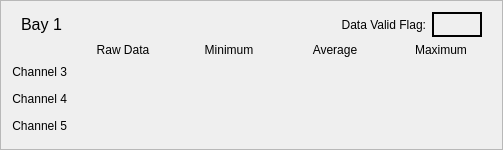
                      <widget class="QFrame" name="frame_6">
                       <property name="minimumSize">
                        <size>
                         <width>0</width>
                         <height>0</height>
                        </size>
                       </property>
                       <property name="maximumSize">
                        <size>
                         <width>500</width>
                         <height>16777215</height>
                        </size>
                       </property>
                       <property name="frameShape">
                        <enum>QFrame::StyledPanel</enum>
                       </property>
                       <property name="frameShadow">
                        <enum>QFrame::Raised</enum>
                       </property>
                       <layout class="QGridLayout" name="gridLayout_8">
                        <item row="1" column="0">
                         <layout class="QGridLayout" name="gridLayout_7">
                          <property name="verticalSpacing">
                           <number>2</number>
                          </property>
                          <item row="1" column="1">
                           <widget class="PyDMLabel" name="PyDMLabel_24">
                            <property name="minimumSize">
                             <size>
                              <width>100</width>
                              <height>25</height>
                             </size>
                            </property>
                            <property name="toolTip">
                             <string/>
                            </property>
                            <property name="alignment">
                             <set>Qt::AlignCenter</set>
                            </property>
                            <property name="showUnits" stdset="0">
                             <bool>true</bool>
                            </property>
                            <property name="alarmSensitiveContent" stdset="0">
                             <bool>true</bool>
                            </property>
                            <property name="channel" stdset="0">
                             <string>ca://${P}:ADC_DATA_3</string>
                            </property>
                            <property name="displayFormat" stdset="0">
                             <enum>PyDMLabel::Default</enum>
                            </property>
                           </widget>
                          </item>
                          <item row="0" column="1">
                           <widget class="QLabel" name="label_24">
                            <property name="text">
                             <string>Raw Data</string>
                            </property>
                            <property name="alignment">
                             <set>Qt::AlignCenter</set>
                            </property>
                           </widget>
                          </item>
                          <item row="0" column="2">
                           <widget class="QLabel" name="label_25">
                            <property name="text">
                             <string>Minimum</string>
                            </property>
                            <property name="alignment">
                             <set>Qt::AlignCenter</set>
                            </property>
                           </widget>
                          </item>
                          <item row="1" column="0">
                           <widget class="QLabel" name="label_21">
                            <property name="text">
                             <string>Channel 3</string>
                            </property>
                            <property name="alignment">
                             <set>Qt::AlignRight|Qt::AlignTrailing|Qt::AlignVCenter</set>
                            </property>
                           </widget>
                          </item>
                          <item row="1" column="2">
                           <widget class="PyDMLabel" name="PyDMLabel_27">
                            <property name="minimumSize">
                             <size>
                              <width>100</width>
                              <height>25</height>
                             </size>
                            </property>
                            <property name="toolTip">
                             <string/>
                            </property>
                            <property name="alignment">
                             <set>Qt::AlignCenter</set>
                            </property>
                            <property name="showUnits" stdset="0">
                             <bool>true</bool>
                            </property>
                            <property name="alarmSensitiveContent" stdset="0">
                             <bool>true</bool>
                            </property>
                            <property name="channel" stdset="0">
                             <string>ca://${P}:ANA_MIN_VAL_3</string>
                            </property>
                            <property name="displayFormat" stdset="0">
                             <enum>PyDMLabel::Default</enum>
                            </property>
                           </widget>
                          </item>
                          <item row="3" column="2">
                           <widget class="PyDMLabel" name="PyDMLabel_29">
                            <property name="minimumSize">
                             <size>
                              <width>100</width>
                              <height>25</height>
                             </size>
                            </property>
                            <property name="toolTip">
                             <string/>
                            </property>
                            <property name="alignment">
                             <set>Qt::AlignCenter</set>
                            </property>
                            <property name="showUnits" stdset="0">
                             <bool>true</bool>
                            </property>
                            <property name="alarmSensitiveContent" stdset="0">
                             <bool>true</bool>
                            </property>
                            <property name="channel" stdset="0">
                             <string>ca://${P}:ANA_MIN_VAL_5</string>
                            </property>
                            <property name="displayFormat" stdset="0">
                             <enum>PyDMLabel::Default</enum>
                            </property>
                           </widget>
                          </item>
                          <item row="2" column="3">
                           <widget class="PyDMLabel" name="PyDMLabel_31">
                            <property name="minimumSize">
                             <size>
                              <width>100</width>
                              <height>25</height>
                             </size>
                            </property>
                            <property name="toolTip">
                             <string/>
                            </property>
                            <property name="alignment">
                             <set>Qt::AlignCenter</set>
                            </property>
                            <property name="showUnits" stdset="0">
                             <bool>true</bool>
                            </property>
                            <property name="alarmSensitiveContent" stdset="0">
                             <bool>true</bool>
                            </property>
                            <property name="channel" stdset="0">
                             <string>ca://${P}:ANA_AVG_VAL_4</string>
                            </property>
                            <property name="displayFormat" stdset="0">
                             <enum>PyDMLabel::Default</enum>
                            </property>
                           </widget>
                          </item>
                          <item row="3" column="3">
                           <widget class="PyDMLabel" name="PyDMLabel_32">
                            <property name="minimumSize">
                             <size>
                              <width>100</width>
                              <height>25</height>
                             </size>
                            </property>
                            <property name="toolTip">
                             <string/>
                            </property>
                            <property name="alignment">
                             <set>Qt::AlignCenter</set>
                            </property>
                            <property name="showUnits" stdset="0">
                             <bool>true</bool>
                            </property>
                            <property name="alarmSensitiveContent" stdset="0">
                             <bool>true</bool>
                            </property>
                            <property name="channel" stdset="0">
                             <string>ca://${P}:ANA_AVG_VAL_5</string>
                            </property>
                            <property name="displayFormat" stdset="0">
                             <enum>PyDMLabel::Default</enum>
                            </property>
                           </widget>
                          </item>
                          <item row="2" column="1">
                           <widget class="PyDMLabel" name="PyDMLabel_25">
                            <property name="minimumSize">
                             <size>
                              <width>100</width>
                              <height>25</height>
                             </size>
                            </property>
                            <property name="toolTip">
                             <string/>
                            </property>
                            <property name="alignment">
                             <set>Qt::AlignCenter</set>
                            </property>
                            <property name="showUnits" stdset="0">
                             <bool>true</bool>
                            </property>
                            <property name="alarmSensitiveContent" stdset="0">
                             <bool>true</bool>
                            </property>
                            <property name="channel" stdset="0">
                             <string>ca://${P}:ADC_DATA_4</string>
                            </property>
                            <property name="displayFormat" stdset="0">
                             <enum>PyDMLabel::Default</enum>
                            </property>
                           </widget>
                          </item>
                          <item row="3" column="1">
                           <widget class="PyDMLabel" name="PyDMLabel_26">
                            <property name="minimumSize">
                             <size>
                              <width>100</width>
                              <height>25</height>
                             </size>
                            </property>
                            <property name="toolTip">
                             <string/>
                            </property>
                            <property name="alignment">
                             <set>Qt::AlignCenter</set>
                            </property>
                            <property name="showUnits" stdset="0">
                             <bool>true</bool>
                            </property>
                            <property name="alarmSensitiveContent" stdset="0">
                             <bool>true</bool>
                            </property>
                            <property name="channel" stdset="0">
                             <string>ca://${P}:ADC_DATA_5</string>
                            </property>
                            <property name="displayFormat" stdset="0">
                             <enum>PyDMLabel::Default</enum>
                            </property>
                           </widget>
                          </item>
                          <item row="0" column="3">
                           <widget class="QLabel" name="label_26">
                            <property name="text">
                             <string>Average</string>
                            </property>
                            <property name="alignment">
                             <set>Qt::AlignCenter</set>
                            </property>
                           </widget>
                          </item>
                          <item row="3" column="0">
                           <widget class="QLabel" name="label_23">
                            <property name="text">
                             <string>Channel 5</string>
                            </property>
                            <property name="alignment">
                             <set>Qt::AlignRight|Qt::AlignTrailing|Qt::AlignVCenter</set>
                            </property>
                           </widget>
                          </item>
                          <item row="2" column="2">
                           <widget class="PyDMLabel" name="PyDMLabel_28">
                            <property name="minimumSize">
                             <size>
                              <width>100</width>
                              <height>25</height>
                             </size>
                            </property>
                            <property name="toolTip">
                             <string/>
                            </property>
                            <property name="alignment">
                             <set>Qt::AlignCenter</set>
                            </property>
                            <property name="showUnits" stdset="0">
                             <bool>true</bool>
                            </property>
                            <property name="alarmSensitiveContent" stdset="0">
                             <bool>true</bool>
                            </property>
                            <property name="channel" stdset="0">
                             <string>ca://${P}:ANA_MIN_VAL_4</string>
                            </property>
                            <property name="displayFormat" stdset="0">
                             <enum>PyDMLabel::Default</enum>
                            </property>
                           </widget>
                          </item>
                          <item row="1" column="3">
                           <widget class="PyDMLabel" name="PyDMLabel_30">
                            <property name="minimumSize">
                             <size>
                              <width>100</width>
                              <height>25</height>
                             </size>
                            </property>
                            <property name="toolTip">
                             <string/>
                            </property>
                            <property name="alignment">
                             <set>Qt::AlignCenter</set>
                            </property>
                            <property name="showUnits" stdset="0">
                             <bool>true</bool>
                            </property>
                            <property name="alarmSensitiveContent" stdset="0">
                             <bool>true</bool>
                            </property>
                            <property name="channel" stdset="0">
                             <string>ca://${P}:ANA_AVG_VAL_3</string>
                            </property>
                            <property name="displayFormat" stdset="0">
                             <enum>PyDMLabel::Default</enum>
                            </property>
                           </widget>
                          </item>
                          <item row="2" column="0">
                           <widget class="QLabel" name="label_22">
                            <property name="text">
                             <string>Channel 4</string>
                            </property>
                            <property name="alignment">
                             <set>Qt::AlignRight|Qt::AlignTrailing|Qt::AlignVCenter</set>
                            </property>
                           </widget>
                          </item>
                          <item row="0" column="4">
                           <widget class="QLabel" name="label_27">
                            <property name="text">
                             <string>Maximum</string>
                            </property>
                            <property name="alignment">
                             <set>Qt::AlignCenter</set>
                            </property>
                           </widget>
                          </item>
                          <item row="1" column="4">
                           <widget class="PyDMLabel" name="PyDMLabel_33">
                            <property name="minimumSize">
                             <size>
                              <width>100</width>
                              <height>25</height>
                             </size>
                            </property>
                            <property name="toolTip">
                             <string/>
                            </property>
                            <property name="alignment">
                             <set>Qt::AlignCenter</set>
                            </property>
                            <property name="showUnits" stdset="0">
                             <bool>true</bool>
                            </property>
                            <property name="alarmSensitiveContent" stdset="0">
                             <bool>true</bool>
                            </property>
                            <property name="channel" stdset="0">
                             <string>ca://${P}:ANA_MAX_VAL_3</string>
                            </property>
                            <property name="displayFormat" stdset="0">
                             <enum>PyDMLabel::Default</enum>
                            </property>
                           </widget>
                          </item>
                          <item row="2" column="4">
                           <widget class="PyDMLabel" name="PyDMLabel_34">
                            <property name="minimumSize">
                             <size>
                              <width>100</width>
                              <height>25</height>
                             </size>
                            </property>
                            <property name="toolTip">
                             <string/>
                            </property>
                            <property name="alignment">
                             <set>Qt::AlignCenter</set>
                            </property>
                            <property name="showUnits" stdset="0">
                             <bool>true</bool>
                            </property>
                            <property name="alarmSensitiveContent" stdset="0">
                             <bool>true</bool>
                            </property>
                            <property name="channel" stdset="0">
                             <string>ca://${P}:ANA_MAX_VAL_4</string>
                            </property>
                            <property name="displayFormat" stdset="0">
                             <enum>PyDMLabel::Default</enum>
                            </property>
                           </widget>
                          </item>
                          <item row="3" column="4">
                           <widget class="PyDMLabel" name="PyDMLabel_35">
                            <property name="minimumSize">
                             <size>
                              <width>100</width>
                              <height>25</height>
                             </size>
                            </property>
                            <property name="toolTip">
                             <string/>
                            </property>
                            <property name="alignment">
                             <set>Qt::AlignCenter</set>
                            </property>
                            <property name="showUnits" stdset="0">
                             <bool>true</bool>
                            </property>
                            <property name="alarmSensitiveContent" stdset="0">
                             <bool>true</bool>
                            </property>
                            <property name="channel" stdset="0">
                             <string>ca://${P}:ANA_MAX_VAL_5</string>
                            </property>
                            <property name="displayFormat" stdset="0">
                             <enum>PyDMLabel::Default</enum>
                            </property>
                           </widget>
                          </item>
                         </layout>
                        </item>
                        <item row="0" column="0">
                         <widget class="QFrame" name="frame_3">
                          <property name="minimumSize">
                           <size>
                            <width>0</width>
                            <height>25</height>
                           </size>
                          </property>
                          <property name="frameShape">
                           <enum>QFrame::NoFrame</enum>
                          </property>
                          <property name="frameShadow">
                           <enum>QFrame::Raised</enum>
                          </property>
                          <layout class="QHBoxLayout" name="horizontalLayout_10">
                           <property name="topMargin">
                            <number>0</number>
                           </property>
                           <property name="bottomMargin">
                            <number>0</number>
                           </property>
                           <item>
                            <layout class="QHBoxLayout" name="horizontalLayout_9">
                             <item>
                              <widget class="QLabel" name="label_28">
                               <property name="font">
                                <font>
                                 <pointsize>12</pointsize>
                                </font>
                               </property>
                               <property name="text">
                                <string>Bay 1</string>
                               </property>
                              </widget>
                             </item>
                             <item>
                              <spacer name="horizontalSpacer_5">
                               <property name="orientation">
                                <enum>Qt::Horizontal</enum>
                               </property>
                               <property name="sizeHint" stdset="0">
                                <size>
                                 <width>40</width>
                                 <height>20</height>
                                </size>
                               </property>
                              </spacer>
                             </item>
                             <item>
                              <widget class="QLabel" name="label_29">
                               <property name="text">
                                <string>Data Valid Flag:</string>
                               </property>
                               <property name="alignment">
                                <set>Qt::AlignRight|Qt::AlignTrailing|Qt::AlignVCenter</set>
                               </property>
                              </widget>
                             </item>
                             <item>
                              <widget class="PyDMLabel" name="PyDMLabel_36">
                               <property name="minimumSize">
                                <size>
                                 <width>50</width>
                                 <height>25</height>
                                </size>
                               </property>
                               <property name="toolTip">
                                <string/>
                               </property>
                               <property name="frameShape">
                                <enum>QFrame::Box</enum>
                               </property>
                               <property name="lineWidth">
                                <number>2</number>
                               </property>
                               <property name="alignment">
                                <set>Qt::AlignCenter</set>
                               </property>
                               <property name="rules" stdset="0">
                                <string>[{&quot;name&quot;: &quot;New Rule&quot;, &quot;property&quot;: &quot;Text&quot;, &quot;initial_value&quot;: &quot;&quot;, &quot;expression&quot;: &quot;'{0}'.format(hex(ch[0]).upper())&quot;, &quot;channels&quot;: [{&quot;channel&quot;: &quot;ca://${P}:ADC_VALID_1&quot;, &quot;trigger&quot;: true, &quot;use_enum&quot;: true}]}]</string>
                               </property>
                               <property name="precision" stdset="0">
                                <number>0</number>
                               </property>
                               <property name="showUnits" stdset="0">
                                <bool>false</bool>
                               </property>
                               <property name="precisionFromPV" stdset="0">
                                <bool>true</bool>
                               </property>
                               <property name="alarmSensitiveContent" stdset="0">
                                <bool>true</bool>
                               </property>
                               <property name="alarmSensitiveBorder" stdset="0">
                                <bool>true</bool>
                               </property>
                               <property name="PyDMToolTip" stdset="0">
                                <string/>
                               </property>
                               <property name="channel" stdset="0">
                                <string>ca://${P}:ADC_VALID_1</string>
                               </property>
                               <property name="displayFormat" stdset="0">
                                <enum>PyDMLabel::String</enum>
                               </property>
                              </widget>
                             </item>
                            </layout>
                           </item>
                          </layout>
                         </widget>
                        </item>
                       </layout>
                      </widget>
